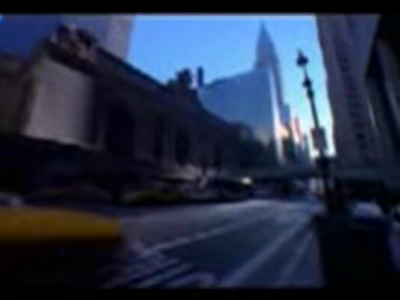
#> input picture frame 28 of Video Processing/Input videos/video1.mkv, 400 x 300 px
$ jupyter execute P3_Videos_JoseGiner.ipynb
#> lines starting #> are read from the running program, lines starting #| are printed output that depends on the picture
# Práctica 3: Procesamiento de vídeos

Librerías:

[cell 1]
import numpy as np
import cv2

### Ejercicio 1: Implementación de un detector de movimiento

Para el video 1

[cell 2]
cap = cv2.VideoCapture('video1.mkv')
ret, pframe = cap.read()
#> pframe is the input picture: shape (300, 400, 3); mean B, G, R 70.4, 48.6, 38.9
(h, w, c) = pframe.shape
#> h = 300; w = 400; c = 3
thr = 20
writer = cv2.VideoWriter('video1_movement.mkv', cv2.VideoWriter_fourcc(*"XVID"),30, (w, h))

while(cap.isOpened()):
    ret, frame = cap.read()
    if ret==True:
        res = cv2.absdiff(frame, pframe)  #Calculamos la diferencia con respecto al frame anterior
        res = cv2.cvtColor(res, cv2.COLOR_BGR2GRAY) #Pasamos a escala de grises
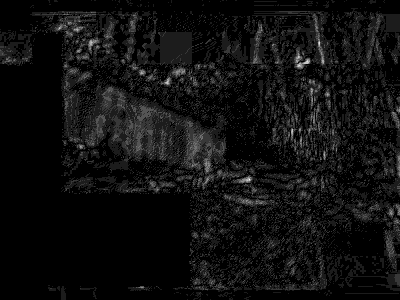
#> res: shape (300, 400); min 0, max 9, mean 0.555; drawn with min black and max white

        aux = np.zeros((h,w))
        for i in range(h):
            for j in range(w):  #Por cada posición calculamos el promedio de su vecindad (3x3), incluido los bordes.
                aux[i,j] = np.mean([res[x,y] for x in range(i-1,i+2) for y in range(j-1, j+2) if (x >= 0 and x < h and y >= 0 and y < w)])
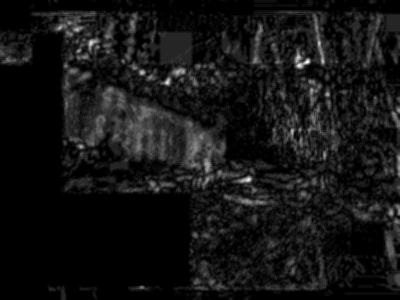
#> aux: shape (300, 400) float64; min 0, max 6.78, mean 0.555; drawn with min black and max white


        res = np.array(aux > thr, dtype='uint8')*255  #Umbralizamos
#> res: shape (300, 400); every value is 0
        res = np.broadcast_to(res[:,:,np.newaxis], (h, w, c)) #Broadcast a 3 canales
#> res: shape (300, 400, 3); every value is 0
        writer.write(res)
        pframe = frame
    else:
        break

cap.release()
writer.release()

$ run again, starting later in the video
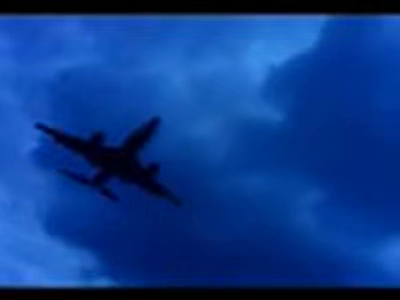
#> input picture frame 226 of Video Processing/Input videos/video1.mkv, 400 x 300 px
#> pframe is the input picture: shape (300, 400, 3); mean B, G, R 139.4, 58.8, 12
#> `res = cv2.cvtColor(res, cv2.COLOR_BGR2GRAY)`:
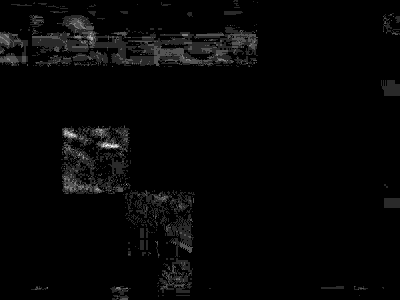
#> res: shape (300, 400); min 0, max 6, mean 0.138; drawn with min black and max white
#> after the loop `for i in range(h):`:
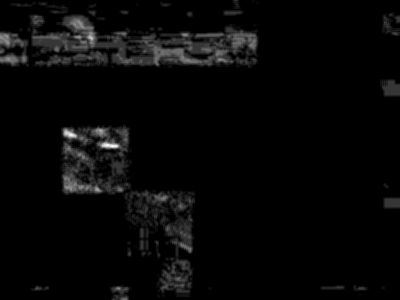
#> aux: shape (300, 400) float64; min 0, max 4.67, mean 0.138; drawn with min black and max white
